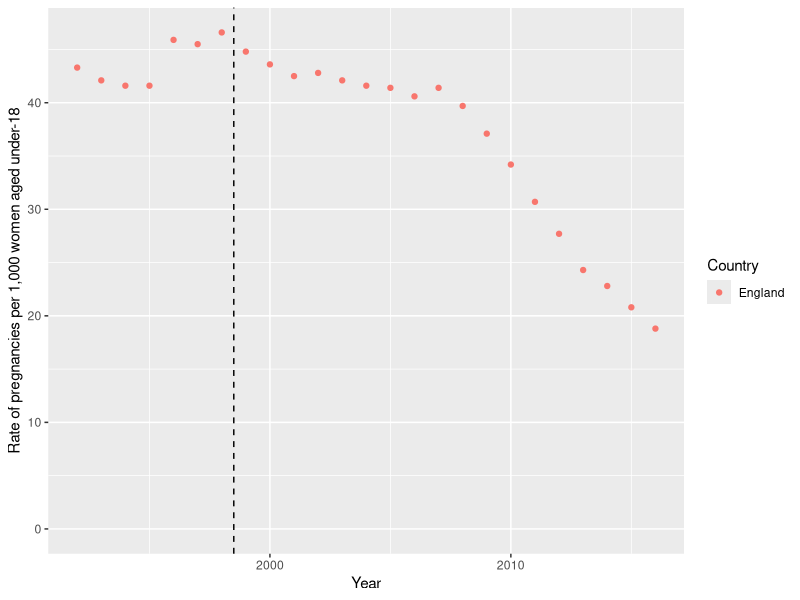
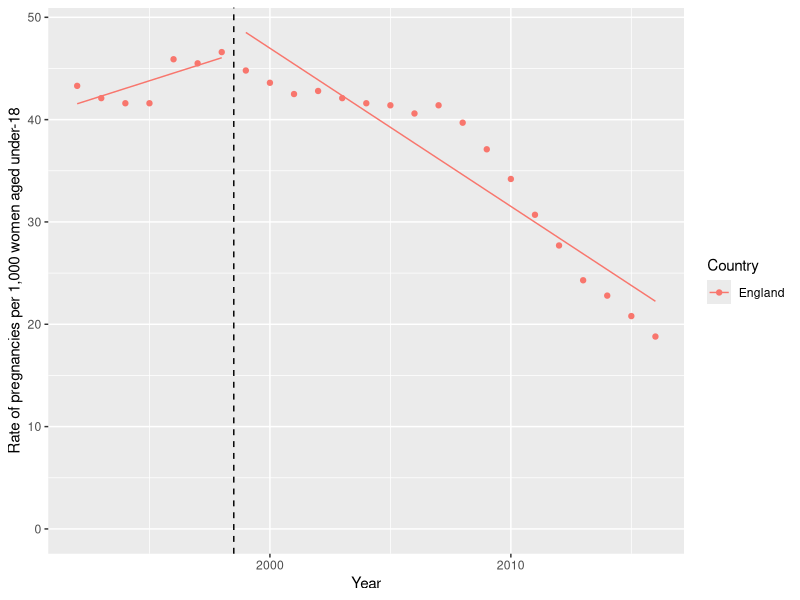
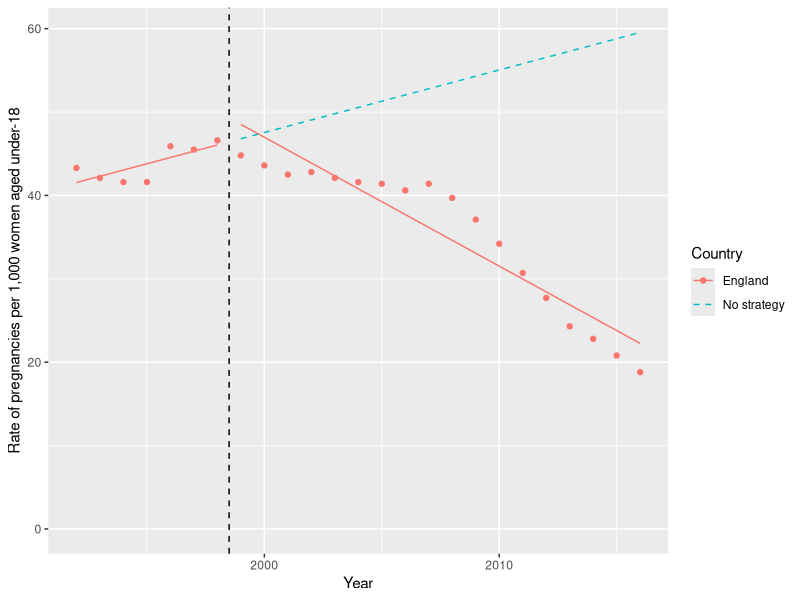
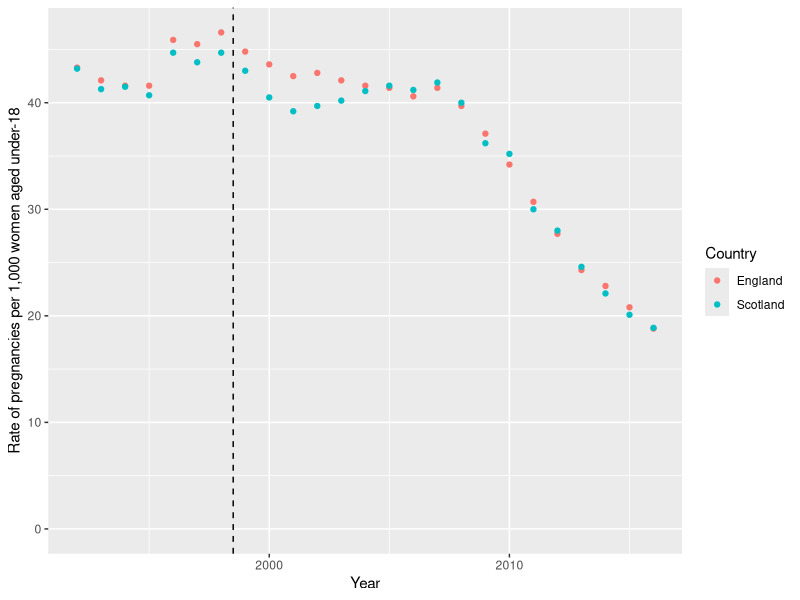

Recreate these plots in R, in order.
## ---- chunk 1
library(tidyverse)
knitr::opts_chunk$set(messages = FALSE)
## ---- chunk 2
england <- read_csv("data/England.csv")

england
## ---- chunk 3
eng_plot <- england %>% 
  ggplot(aes(x = Year, y = preg_rate, colour = Country)) +
  geom_point() +
  # Add in a line between 1998 and 1999 to mark Strategy launch
  geom_vline(xintercept = 1998.5, linetype = "dashed") +
  # Label to make axis clearer and include 0 in y axis range
  ylab("Rate of pregnancies per 1,000 women aged under-18") +
  ylim(0, NA)

eng_plot
## ---- chunk 4
england_its_data <- england %>% 
  mutate(
    Time = Year - 1991,
    Level = ifelse(Year >= 1999, 1, 0),
    Trend = ifelse(Year >= 1999, Year - 1998, 0)
  )

england_its_data
## ---- chunk 5

england_mod <- lm(preg_rate ~ Time + Level + Trend, data = england_its_data)

summary(england_mod)

## ---- chunk 6

eng_predict <- england_its_data %>% 
  mutate(fitted = predict(england_mod))

eng_predict_plot <- eng_plot + 
  geom_line(data = eng_predict, aes(y = fitted, group = Level))

eng_predict_plot

## ---- chunk 7

england_counterfactual <- england_its_data %>% 
  filter(Year >= 1999) %>% 
  mutate(Country = "No strategy",
         Level = 0,
         Trend = 0) %>% 
  mutate(fitted = predict(england_mod, newdata = .))

eng_predict_plot +
  geom_line(data = england_counterfactual, aes(y = fitted), linetype = "dashed")

## ---- chunk 8

scotland <- read_csv("data/Scotland.csv")

scotland
## ---- chunk 9

eng_scot_rates <- bind_rows(england, scotland)

# graph both countries together - hint: your code for your first scatter plot should work here!
eng_scot_rates %>% 
  ggplot(aes(x = Year, y = preg_rate, colour = Country)) +
  geom_point() +
  # Add in a line between 1998 and 1999 to mark Strategy launch
  geom_vline(xintercept = 1998.5, linetype = "dashed") +
  # Label to make axis clearer and include 0 in y axis range
  ylab("Rate of pregnancies per 1,000 women aged under-18") +
  ylim(0, NA)

## ---- chunk 10

eng_scot_its <- eng_scot_rates %>% 
  mutate(
        Time = Year - 1991,
    Level = ifelse(Year >= 1999, 1, 0),
    Trend = ifelse(Year >= 1999, Year - 1998, 0),
    Group = ifelse(Country == "England", 1, 0),
    Group_time = Group * Time,
    Group_level = Group * Level,
    Group_trend = Group * Trend
  )

eng_scot_its

